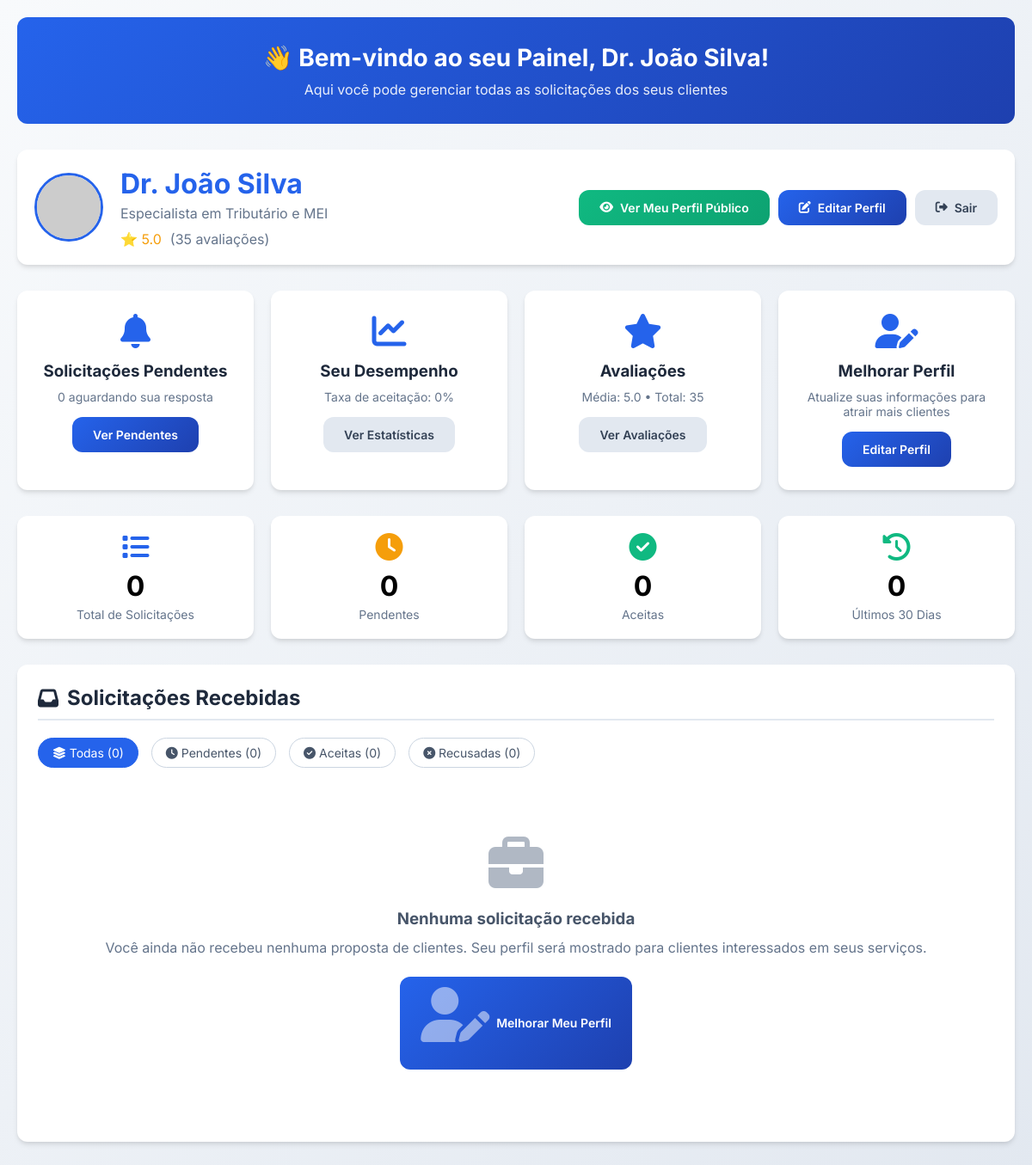
The page /solicitacoes_contador (signed in) on the database its author committed.
### app.py (models this page shows)
class Contador(db.Model):
    id = db.Column(db.Integer, primary_key=True)
    usuario_id = db.Column(db.Integer, db.ForeignKey('usuario.id'), nullable=False)
    nome = db.Column(db.String(100), nullable=False)
    especialidade = db.Column(db.String(200), nullable=False)
    nota = db.Column(db.Float, default=0.0)
    avaliacoes_count = db.Column(db.Integer, default=0)
    foto = db.Column(db.String(300))
    tags = db.Column(db.String(500))  # JSON string
    tempo_resposta = db.Column(db.String(50), default='4 horas')
    localizacao = db.Column(db.String(100))
    descricao = db.Column(db.Text)
    verificado = db.Column(db.Boolean, default=False)
    ativo = db.Column(db.Boolean, default=True)
    experiencia = db.Column(db.String(100))
    formacao = db.Column(db.String(200))
    usuario = db.relationship('Usuario', backref=db.backref('perfil_contador', uselist=False))
    avaliacoes = db.relationship('Avaliacao', backref='contador', lazy=True)
    propostas = db.relationship('Proposta', backref='contador', lazy=True)

### app.py (the view)
@app.route('/solicitacoes_contador')
def solicitacoes_contador():
    if 'usuario_id' not in session:
        return redirect(url_for('login'))
    usuario = Usuario.query.get(session['usuario_id'])
    if usuario.tipo != 'contador':
        flash('Acesso restrito a contadores!', 'error')
        return redirect(url_for('index'))
    contador = Contador.query.filter_by(usuario_id=usuario.id).first()
    if not contador:
        flash('Perfil de contador não encontrado!', 'error')
        return redirect(url_for('index'))
    propostas = Proposta.query.filter_by(contador_id=contador.id) \
        .join(Usuario, Proposta.cliente_id == Usuario.id) \
        .order_by(Proposta.data_envio.desc()) \
        .all()
    from datetime import datetime, timedelta
    data_limite = datetime.utcnow() - timedelta(days=30)
    return render_template('solicitacoes_contador.html',
                           propostas=propostas,
                           contador=contador,
                           data_limite=data_limite)

### templates/solicitacoes_contador.html (shortened to what this page needs)
<!DOCTYPE html>
<html lang="pt-BR">
<head>
    <link rel="stylesheet" href="https://cdnjs.cloudflare.com/ajax/libs/font-awesome/6.4.0/css/all.min.css">
</head>
<body>
    <div class="container">
        <div class="welcome-banner">
            <h2>👋 Bem-vindo ao seu Painel, {{ contador.nome }}!</h2>
            <p>Aqui você pode gerenciar todas as solicitações dos seus clientes</p>
        </div>
        <div class="header">
            <div class="header-content">
                <img src="{{ contador.foto }}" alt="{{ contador.nome }}" class="contador-avatar">
                <div class="header-info">
                    <h1>{{ contador.nome }}</h1>
                    <p>{{ contador.especialidade }}</p>
                    <div style="display: flex; gap: 10px; margin-top: 10px;">
                        <span class="rating-stars" style="color: var(--warning);">⭐ {{ "%.1f"|format(contador.nota) }}</span>
                        <span style="color: var(--gray-500);">({{ contador.avaliacoes_count }} avaliações)</span>
                    </div>
                </div>
            </div>
            <div style="display: flex; gap: 10px; flex-wrap: wrap;">
                <a href="{{ url_for('perfil_contador', contador_id=contador.id) }}" class="btn perfil-publico-btn" target="_blank">
                    <i class="fas fa-eye"></i> Ver Meu Perfil Público
                </a>
                <a href="{{ url_for('editar_perfil') }}" class="btn btn-primary">
                    <i class="fas fa-edit"></i> Editar Perfil
                </a>
                <a href="{{ url_for('logout') }}" class="btn btn-secondary">
                    <i class="fas fa-sign-out-alt"></i> Sair
                </a>
            </div>
        </div>
        <div class="quick-actions">
            <div class="action-card">
                <i class="fas fa-bell"></i>
                <h3>Solicitações Pendentes</h3>
                <p>{{ propostas|selectattr('status', 'equalto', 'pendente')|list|length }} aguardando sua resposta</p>
                <button class="btn btn-primary" onclick="filtrarSolicitacoes('pendente')">
                    Ver Pendentes
                </button>
            </div>
            <div class="action-card">
                <i class="fas fa-chart-line"></i>
                <h3>Seu Desempenho</h3>
                <p>Taxa de aceitação: {{ (propostas|selectattr('status', 'equalto', 'aceita')|list|length / propostas|length * 100)|round|int if propostas else 0 }}%</p>
                <a href="#estatisticas" class="btn btn-secondary">
                    Ver Estatísticas
                </a>
            </div>
            <div class="action-card">
                <i class="fas fa-star"></i>
                <h3>Avaliações</h3>
                <p>Média: {{ "%.1f"|format(contador.nota) }} • Total: {{ contador.avaliacoes_count }}</p>
                <a href="{{ url_for('perfil_contador', contador_id=contador.id) }}" class="btn btn-secondary" target="_blank">
                    Ver Avaliações
                </a>
            </div>
            <div class="action-card">
                <i class="fas fa-user-edit"></i>
                <h3>Melhorar Perfil</h3>
                <p>Atualize suas informações para atrair mais clientes</p>
                <a href="{{ url_for('editar_perfil') }}" class="btn btn-primary">
                    Editar Perfil
                </a>
            </div>
        </div>
        <div class="stats-cards" id="estatisticas">
            <div class="stat-card total">
                <i class="fas fa-list"></i>
                <div class="stat-number">{{ propostas|length }}</div>
                <div class="stat-label">Total de Solicitações</div>
            </div>
            <div class="stat-card pendentes">
                <i class="fas fa-clock"></i>
                <div class="stat-number">
                    {{ propostas|selectattr('status', 'equalto', 'pendente')|list|length }}
                </div>
                <div class="stat-label">Pendentes</div>
            </div>
            <div class="stat-card aceitas">
                <i class="fas fa-check-circle"></i>
                <div class="stat-number">
                    {{ propostas|selectattr('status', 'equalto', 'aceita')|list|length }}
                </div>
                <div class="stat-label">Aceitas</div>
            </div>
            <div class="stat-card recentes">
                <i class="fas fa-history"></i>
                <div class="stat-number">
                    {% set propostas_recentes = propostas|selectattr('data_envio', '>=', data_limite) %}
                    {{ propostas_recentes|list|length }}
                </div>
                <div class="stat-label">Últimos 30 Dias</div>
            </div>
        </div>
        <div class="section">
            <h2><i class="fas fa-inbox"></i> Solicitações Recebidas</h2>
            <div class="filters">
                <button class="filter-btn active" onclick="filtrarSolicitacoes('todas')">
                    <i class="fas fa-layer-group"></i> Todas ({{ propostas|length }})
                </button>
                <button class="filter-btn" onclick="filtrarSolicitacoes('pendente')">
                    <i class="fas fa-clock"></i> Pendentes ({{ propostas|selectattr('status', 'equalto', 'pendente')|list|length }})
                </button>
                <button class="filter-btn" onclick="filtrarSolicitacoes('aceita')">
                    <i class="fas fa-check-circle"></i> Aceitas ({{ propostas|selectattr('status', 'equalto', 'aceita')|list|length }})
                </button>
                <button class="filter-btn" onclick="filtrarSolicitacoes('recusada')">
                    <i class="fas fa-times-circle"></i> Recusadas ({{ propostas|selectattr('status', 'equalto', 'recusada')|list|length }})
                </button>
            </div>
            {% if propostas %}
                {% for proposta in propostas %}
                <div class="solicitacao-item" data-status="{{ proposta.status }}">
                    <img src="{{ proposta.cliente.foto }}" alt="{{ proposta.cliente.nome }}" class="cliente-avatar">
                    <div class="solicitacao-content">
                        <div class="solicitacao-header">
                            <div class="cliente-info">
                                <h3>{{ proposta.cliente.nome }}</h3>
                                <p>Cliente • {{ proposta.cliente.email }}</p>
                                <div style="display: flex; gap: 15px; margin-top: 5px; font-size: 12px; color: var(--gray-500);">
                                    <span><i class="fas fa-calendar"></i> {{ proposta.data_envio.strftime('%d/%m/%Y') }}</span>
                                    <span><i class="fas fa-clock"></i> {{ proposta.data_envio.strftime('%H:%M') }}</span>
                                </div>
                            </div>
                            <div class="status-info">
                                <div class="status-badge status-{{ proposta.status }}">
                                    {{ proposta.status|title }}
                                </div>
                                <div class="solicitacao-date">
                                    Recebida {{ proposta.data_envio.strftime('%d/%m') }}
                                </div>
                            </div>
                        </div>
                        <div class="mensagem">
                            <strong>Solicitação do cliente:</strong>
                            <p>"{{ proposta.mensagem }}"</p>
                        </div>
                        {% if proposta.status == 'pendente' %}
                        <div class="acoes-section">
                            <h4 style="margin-bottom: 10px;">Responder Solicitação</h4>
                            <div class="resposta-form">
                                <div class="form-group">
                                    <textarea class="form-control" placeholder="Digite sua resposta para o cliente (opcional)" rows="3" id="resposta-{{ proposta.id }}"></textarea>
                                </div>
                                <div style="display: flex; gap: 10px; flex-wrap: wrap;">
                                    <button class="btn btn-success" onclick="responderProposta({{ proposta.id }}, 'aceita')">
                                        <i class="fas fa-check"></i> Aceitar Proposta
                                    </button>
                                    <button class="btn btn-danger" onclick="responderProposta({{ proposta.id }}, 'recusada')">
                                        <i class="fas fa-times"></i> Recusar Proposta
                                    </button>
                                </div>
                            </div>
                        </div>
                        {% elif proposta.status == 'aceita' %}
                        <div class="acoes-section" style="background: #d1fae5; border-color: #a7f3d0;">
                            <p style="color: #065f46; margin: 0;">
                                <i class="fas fa-check-circle"></i> Você aceitou esta proposta em {{ proposta.data_envio.strftime('%d/%m/%Y às %H:%M') }}
                            </p>
                        </div>
                        {% elif proposta.status == 'recusada' %}
                        <div class="acoes-section" style="background: #fee2e2; border-color: #fecaca;">
                            <p style="color: #991b1b; margin: 0;">
                                <i class="fas fa-times-circle"></i> Você recusou esta proposta em {{ proposta.data_envio.strftime('%d/%m/%Y às %H:%M') }}
                            </p>
                        </div>
                        {% endif %}
                    </div>
                </div>
                {% endfor %}
            {% else %}
                <div class="empty-state">
                    <i class="fas fa-briefcase"></i>
                    <h3>Nenhuma solicitação recebida</h3>
                    <p>Você ainda não recebeu nenhuma proposta de clientes. Seu perfil será mostrado para clientes interessados em seus serviços.</p>
                    <a href="{{ url_for('editar_perfil') }}" class="btn btn-primary">
                        <i class="fas fa-user-edit"></i> Melhorar Meu Perfil
                    </a>
                </div>
            {% endif %}
        </div>
    </div>
</body>
</html>

### rows shown on the page
Contador: nome "Dr. João Silva", especialidade "Especialista em Tributário e MEI", nota "5.0", avaliacoes_count "35"

### other values the page prints
{{ propostas|selectattr('status', 'equalto', 'pendente')|list|length }} "0"
{{ propostas|length }} "0"
{{ propostas|selectattr('status', 'equalto', 'aceita')|list|length }} "0"
{{ propostas_recentes|list|length }} "0"
{{ propostas|selectattr('status', 'equalto', 'recusada')|list|length }} "0"
